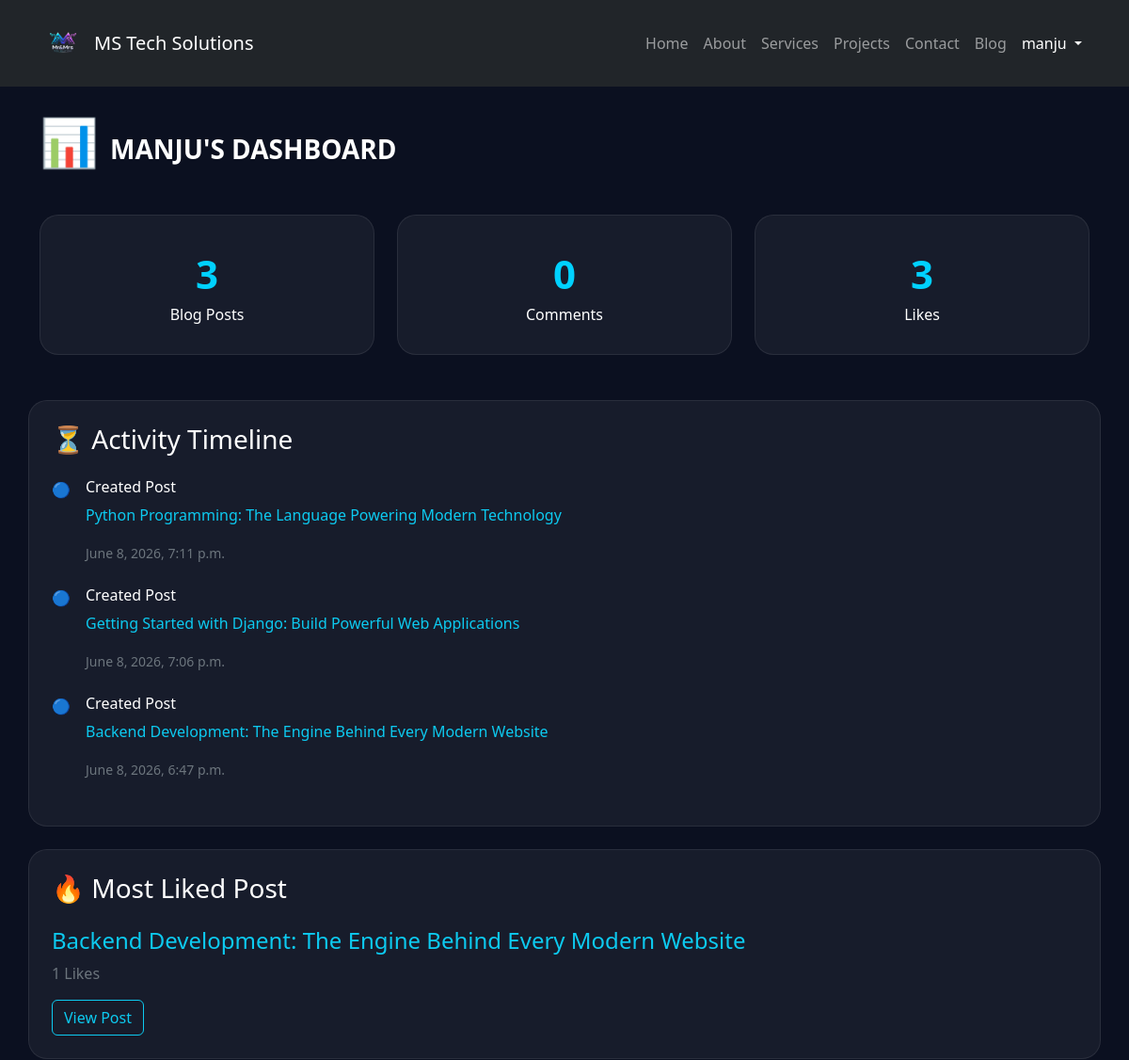
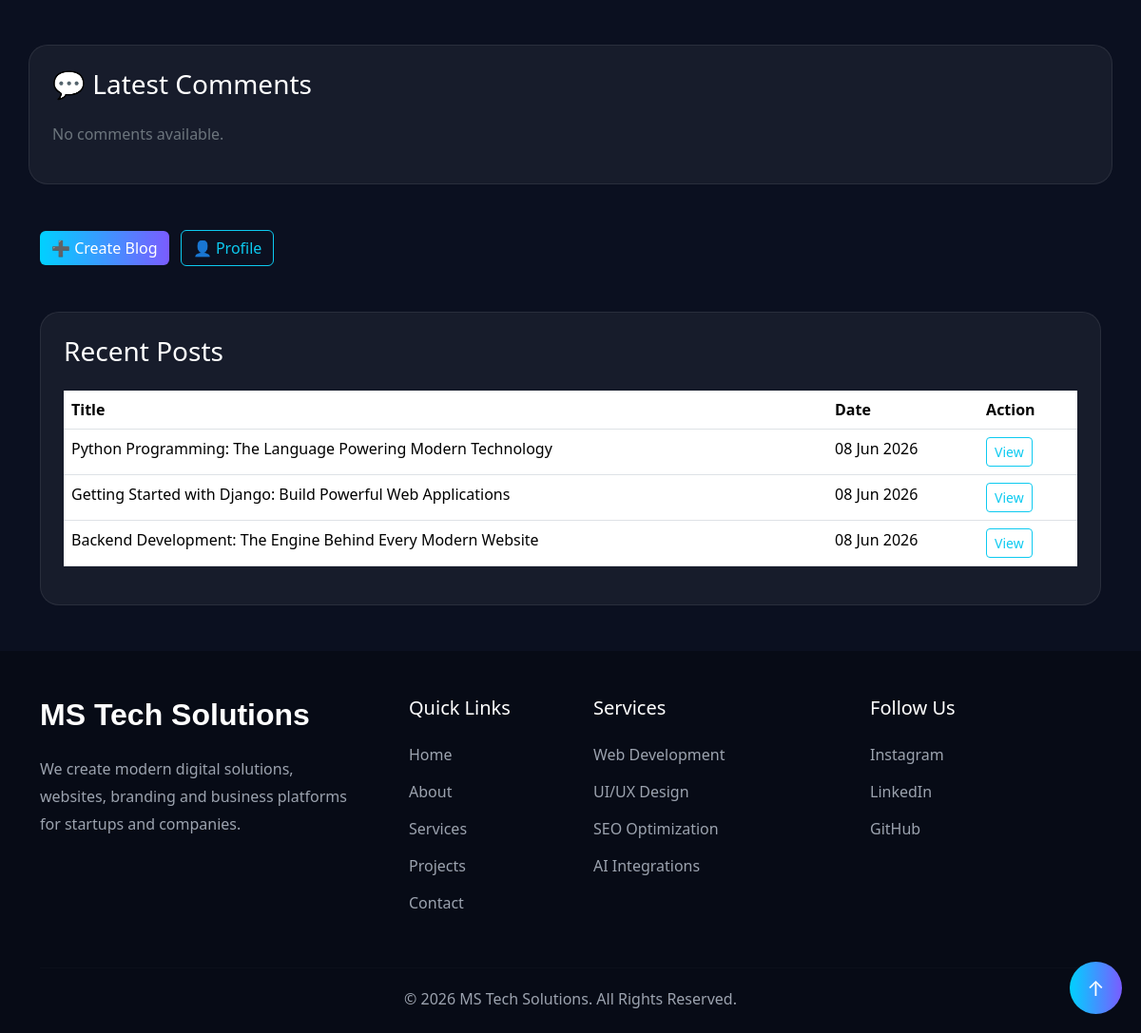
Screenshot of /accounts/user_dashboard/ (signed in) with the database file from the repository (2 pictures, top to bottom).
### blogproject/models.py (models this page shows, shortened)
class Post(models.Model):
    category = models.ForeignKey(
        Category,
        on_delete=models.CASCADE,
        related_name='posts'
    )
    title = models.CharField(max_length=200)
    slug = models.SlugField(
        unique=True,
        blank=True
    )
    content = models.TextField()
    image = models.ImageField(
        upload_to='posts/'
    )
    author = models.ForeignKey(
        User,
        on_delete=models.CASCADE
    )
    created_at = models.DateTimeField(
        auto_now_add=True
    )

### portfolio_app/views.py (the view)
# urls.py: path('accounts/user_dashboard/',views.user_dashboard_page,name='dashboard'),
@login_required
def user_dashboard_page(request):
    user_posts = Post.objects.filter(
        author=request.user
    )
    total_posts = user_posts.count()
    total_categories = Category.objects.filter(
        posts__author=request.user
    ).distinct().count()
    total_comments = Comment.objects.filter(
        author=request.user
    ).count()
    total_likes = Like.objects.filter(
        post__author=request.user
    ).count()
    most_liked_post = user_posts.annotate(
        like_count=Count('likes')
    ).order_by('-like_count').first()
    latest_comments = Comment.objects.filter(
        post__author=request.user
    ).order_by('-created_at')[:5]
    recent_posts = user_posts.order_by(
        '-created_at'
    )[:5]
    context = {
        'total_posts': total_posts,
        'total_categories': total_categories,
        'total_comments': total_comments,
        'total_likes': total_likes,
        'most_liked_post': most_liked_post,
        'latest_comments': latest_comments,
        'recent_posts': recent_posts,
    }
    return render(
        request,
        'accounts/user_dashboard.html',
        context
    )

### portfolio_app/templates/accounts/user_dashboard.html (shortened to what this page needs)
{% extends 'base.html' %}
{% block content %}
<section class="dashboard-section py-5">
<div class="container">
<h1 class="dashboard-title mb-5">
    📊 <span class="text-uppercase fs-3">{{ request.user.username }}'s Dashboard</span>
</h1>
<div class="row g-4">
    <div class="col-md-4">
        <div class="stat-card">
            <div class="stat-number">
                {{ total_posts }}
            </div>
            <div class="stat-title">
                Blog Posts
            </div>
        </div>
    </div>
    <div class="col-md-4">
        <div class="stat-card">
            <div class="stat-number">
                {{ total_comments }}
            </div>
            <div class="stat-title">
                Comments
            </div>
        </div>
    </div>
    <div class="col-md-4">
        <div class="stat-card">
            <div class="stat-number">
                {{ total_likes }}
            </div>
            <div class="stat-title">
                Likes
            </div>
        </div>
    </div>
     <div class="recent-card p-4 mt-5">
    <h3 class="text-white mb-4">
        ⏳ Activity Timeline
    </h3>
    {% for post in recent_posts %}
    <div class="d-flex mb-4">
        <div class="me-3">
            🔵
        </div>
        <div>
            <h6 class="text-white">
                Created Post
            </h6>
            <p class="text-info">
                {{ post.title }}
            </p>
            <small class="text-secondary">
                {{ post.created_at }}
            </small>
        </div>
    </div>
    {% endfor %}
</div>
</div>
<div class="row g-4">
    <div class="recent-card p-4 mt-5">
    <h3 class="text-white mb-4">
        🔥 Most Liked Post
    </h3>
    {% if most_liked_post %}
    <h4 class="text-info">
        {{ most_liked_post.title }}
    </h4>
    <p class="text-secondary">
        {{ most_liked_post.likes.count }}
        Likes
    </p>
    <a
    href="{% url 'post_detail' most_liked_post.slug %}"
    class="btn btn-outline-info">
        View Post
    </a>
    {% else %}
    <p class="text-secondary">
        No posts yet.
    </p>
    {% endif %}
    </div>
     <div class="recent-card p-4 mt-5">
    <h3 class="text-white mb-4">
        💬 Latest Comments
    </h3>
    {% for comment in latest_comments %}
    <div class="border-bottom pb-3 mb-3">
        <h6 class="text-info">
            {{ comment.author.username }}
        </h6>
        <p class="text-white">
            {{ comment.content|truncatewords:15 }}
        </p>
        <small class="text-secondary">
            {{ comment.created_at }}
        </small>
    </div>
    {% empty %}
    <p class="text-secondary">
        No comments available.
    </p>
    {% endfor %}
</div>
</div>
<div class="mt-5">
    <a
    href="{% url 'blog_create' %}"
    class="btn action-btn">
        ➕ Create Blog
    </a>
    <a
    href="{% url 'profile' %}"
    class="btn btn-outline-info ms-2">
        👤 Profile
    </a>
</div>
<div class="recent-card p-4 mt-5">
    <h3 class="text-white mb-4">
        Recent Posts
    </h3>
    <div class="table-responsive">
        <table class="table">
            <thead>
                <tr>
                    <th>Title</th>
                    <th>Date</th>
                    <th>Action</th>
                </tr>
            </thead>
            <tbody>
                {% for post in recent_posts %}
                <tr>
                    <td>
                        {{ post.title }}
                    </td>
                    <td>
                        {{ post.created_at|date:"d M Y" }}
                    </td>
                    <td>
                        <a
                        href="{% url 'post_detail' post.slug %}"
                        class="btn btn-sm btn-outline-info">
                            View
                        </a>
                    </td>
                </tr>
                {% empty %}
                <tr>
                    <td colspan="3">
                        No posts found.
                    </td>
                </tr>
                {% endfor %}
            </tbody>
        </table>
    </div>
</div>
</div>
</section>
{% endblock %}

### portfolio_app/templates/base.html (shortened to what this page needs)
<!DOCTYPE html>
{% load static %}
<html lang="en">
<head>
    <link href="https://cdn.jsdelivr.net/npm/bootstrap@5.3.8/dist/css/bootstrap.min.css" rel="stylesheet">
</head>
<body>
    <button id="topBtn">↑</button>
    {% load static %}
    <br><br><br>
    <nav class="navbar navbar-expand-lg fixed-top navbar-dark bg-dark py-3">
    <div class="container">
        <a class="navbar-brand d-flex align-items-center" href="/">
            <img src="{% static 'images/logo.png' %}"
                 alt="Mr&Mrs Tech Solutions Logo"
                 width="50"
                 height="50"
                 class="me-2 rounded-circle">
            <span class="brand-text">
                MS Tech Solutions
            </span>
        </a>
        <div class="collapse navbar-collapse" id="navbarNav">
            <ul class="navbar-nav ms-auto">
                {% if request.user.is_authenticated %}
                <li class="nav-item">
                    <a class="nav-link " href="{% url 'homepage' %}">Home</a>
                </li>
                <li class="nav-item">
                    <a class="nav-link" href="{% url 'about' %}">About</a>
                </li>
                <li class="nav-item">
                    <a class="nav-link" href="{% url 'services' %}">Services</a>
                </li>
                <li class="nav-item">
                    <a class="nav-link" href="{% url 'projects' %}">Projects</a>
                </li>
                <li class="nav-item">
                    <a class="nav-link" href="{% url 'contact' %}">Contact</a>
                </li>
                <li class="nav-item">
                    <a class="nav-link" href="{% url 'blog_homepage' %}">Blog</a>
                </li>
                <li class="nav-item dropdown">
                    <a
                        class="nav-link dropdown-toggle text-white"
                        href="#"
                        role="button"
                        data-bs-toggle="dropdown"
                    >
                        {{ request.user.username }}
                    </a>
                </li>
                {% endif %}
            </ul>
        </div>
    </div>
    </nav>
    {% block content %}
    {% endblock %}
    <footer class="footer-section pt-5 pb-4">
    <div class="container">
        <div class="row g-5">
            <div class="col-lg-4">
                <h2 class="footer-logo">
                    MS Tech Solutions
                </h2>
                <p class="footer-text mt-4">
                    We create modern digital solutions,
                    websites, branding and business platforms
                    for startups and companies.
                </p>
            </div>
            <div class="col-lg-2">
                <h5 class="footer-heading">
                    Quick Links
                </h5>
                <ul class="footer-links">
                    <li><a href="{% url 'homepage' %}">Home</a></li>
                    <li><a href="{% url 'about' %}">About</a></li>
                    <li><a href="{% url 'services' %}">Services</a></li>
                    <li><a href="{% url 'projects' %}">Projects</a></li>
                    <li><a href="{% url 'contact' %}">Contact</a></li>
                </ul>
            </div>
            <div class="col-lg-3">
                <h5 class="footer-heading">
                    Services
                </h5>
                <ul class="footer-links">
                    <li><a href="#">Web Development</a></li>
                    <li><a href="#">UI/UX Design</a></li>
                    <li><a href="#">SEO Optimization</a></li>
                    <li><a href="#">AI Integrations</a></li>
                </ul>
            </div>
            <div class="col-lg-3">
                <h5 class="footer-heading">
                    Follow Us
                </h5>
                <div class="footer-socials mt-4">
                    <a href="#">Instagram</a>
                    <a href="#">LinkedIn</a>
                    <a href="#">GitHub</a>
                </div>
            </div>
        </div>
        <hr class="footer-line">
        <div class="text-center">
            <p class="copyright-text">
                © 2026 MS Tech Solutions.
                All Rights Reserved.
            </p>
        </div>
    </div>
    </footer>
</body>
</html>

### portfolio_app/templates/base.html (style rules this page uses)
.footer-section { background:#070B16; }
.footer-logo { color:white; font-weight:700; font-size:32px; font-family:'Poppins',sans-serif; }
.footer-text { color:#9CA3AF; line-height:1.8; }
.footer-heading { color:white; margin-bottom:25px; }
.footer-links { list-style:none; padding:0; }
.footer-links li { margin-bottom:15px; }
.footer-links a { color:#9CA3AF; text-decoration:none; transition:0.3s; }
.footer-socials a { display:block; margin-bottom:15px; color:#9CA3AF; text-decoration:none; transition:0.3s; }
.footer-line { border-color:rgba(255,255,255,0.08); margin:40px 0 20px; }
.copyright-text { color:#9CA3AF; margin:0; }
#topBtn { display:none; position:fixed; bottom:20px; right:20px; z-index:999999; width:55px; height:55px; border:none; border-radius:50%; background:linear-gradient( 90deg, #00D1FF, #7A5CFF ); color:white; font-size:22px; cursor:pointer; }
#topBtn { display:block !important; }

### portfolio_app/templates/accounts/user_dashboard.html (style rules this page uses)
.dashboard-section { background:#0B1020; min-height:100vh; }
.dashboard-title { color:white; font-size:50px; font-weight:700; }
.stat-card { background:rgba(255,255,255,0.05); border:1px solid rgba(255,255,255,0.08); border-radius:20px; padding:30px; text-align:center; transition:.4s; }
.stat-number { font-size:42px; font-weight:700; color:#00D1FF; }
.stat-title { color:white; }
.recent-card { background:rgba(255,255,255,0.05); border:1px solid rgba(255,255,255,0.08); border-radius:20px; }
.table { color:white; }
.action-btn { background:linear-gradient( 90deg, #00D1FF, #7A5CFF ); color:white; border:none; }

### rows the page displays
Post: title "Python Programming: The Language Powering Modern Technology", created_at "June 8, 2026, 7:11 p.m.", created_at "08 Jun 2026"
Post: title "Getting Started with Django: Build Powerful Web Applications", created_at "June 8, 2026, 7:06 p.m.", created_at "08 Jun 2026"
Post: title "Backend Development: The Engine Behind Every Modern Website", created_at "June 8, 2026, 6:47 p.m.", likes.count "1", created_at "08 Jun 2026"

### other values shown
{{ request.user.username }} "manju"
{{ request.user.username }} "MANJU"
{{ total_posts }} "3"
{{ total_comments }} "0"
{{ total_likes }} "3"
